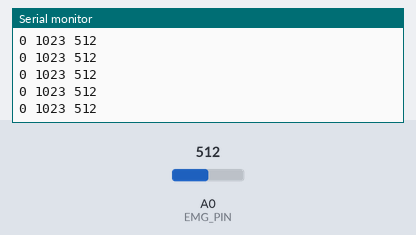
This sketch was run on a simulated Arduino Uno, built with avr-gcc and run on an emulated ATmega328P. Parts: the last lines printed to the serial monitor. The test bench sets the inputs (shaded band); at power-on: A0 (EMG_PIN) = 512.

Above: at 1.2 s.
1.3 s: A0 (EMG_PIN) set to 716
At 2.1 s:
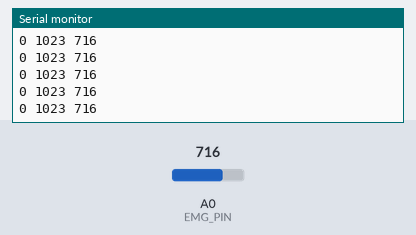
2.8 s: A0 (EMG_PIN) set to 900
At 3.4 s:
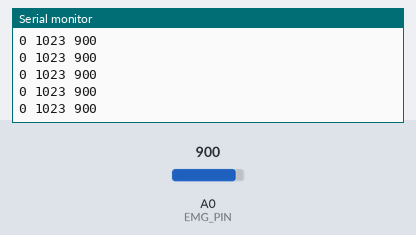
Timing chart, 0 to 5.8 s (numbered marks = the images above; inputs shaded):
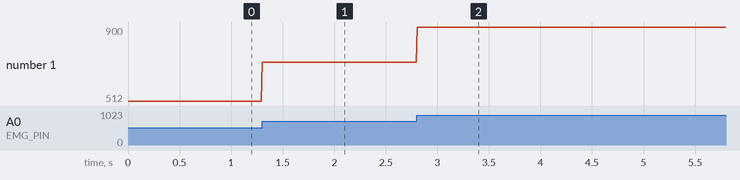

The sketch:

test_code.ino
```cpp
const int EMG_PIN = A0;

void setup() {
  Serial.begin(115200);
}

void loop() {
  int emgValue = analogRead(EMG_PIN);

  Serial.print(0);
  Serial.print(" ");
  Serial.print(1023);
  Serial.print(" ");
  Serial.println(emgValue);

  delay(10);
}
```

Measured:
- after the input at 1.3 s, the serial monitor: prints a new line at once (image 1)
- after the input at 2.8 s, the serial monitor: prints a new line at once (image 2)
- plotted number 1: 512 → 716 after the input at 1.3 s, 716 → 900 after the input at 2.8 s
